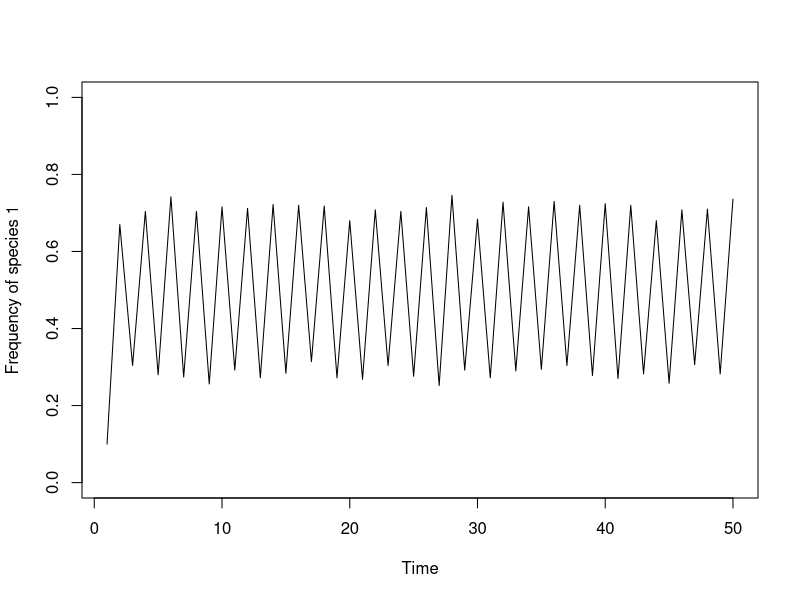

Write the R code that produced this figure.
# Code for frequency-dependent selection in multiple independent communities
# fitness is fixed for an entire "year", so there are two time loops

num.sims <- 2 # code doesn't work with num.sims = 1, so I ran 2 to get 1
num.years <- 50
freq.1.mat <- matrix(nrow = num.sims, ncol = num.years)

for (j in 1:num.sims) {

J <- 500
init.1 <- 0.1*J
COM <- vector(length = J)
COM[1:init.1] <- 1; COM[(init.1+1):J] <- 2

year <- 2

fit.ratio.avg <- 1
freq.dep <- -20

freq.1.mat[j,1] <- sum(COM==1)/J

for (i in 1:(num.years-1)) {

freq.1 <- sum(COM==1)/J; freq.2 <- 1 - freq.1
fit.ratio <- exp(freq.dep*(freq.1-0.5) + log(fit.ratio.avg))
Pr.1 <- fit.ratio*freq.1/(fit.ratio*freq.1 + freq.2)

for (k in 1:J) {
COM[ceiling(J*runif(1))] <- sample(c(1,2), 1, prob=c(Pr.1,1-Pr.1))
}
      
	freq.1.mat[j,year] <- sum(COM==1)/J
	year <- year + 1
}
}

plot(1:num.years, freq.1.mat[1,], type="l", xlab="Time", 
ylab="Frequency of species 1", ylim=c(0,1))

